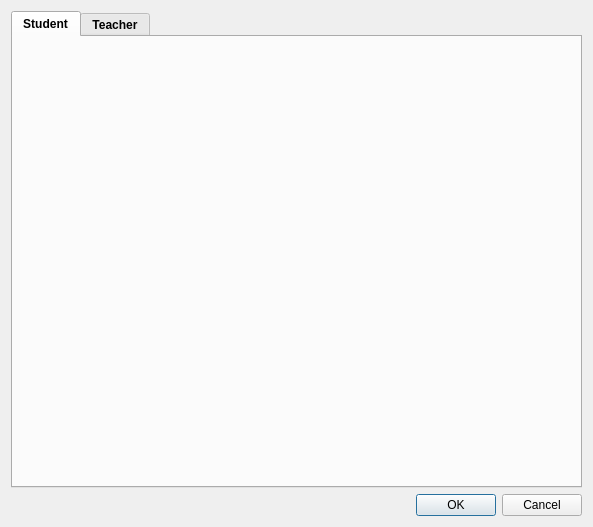
<?xml version="1.0" encoding="UTF-8"?>
<ui version="4.0">
 <class>AccountDialog</class>
 <widget class="QDialog" name="AccountDialog">
  <property name="geometry">
   <rect>
    <x>0</x>
    <y>0</y>
    <width>593</width>
    <height>527</height>
   </rect>
  </property>
  <property name="windowTitle">
   <string>Create an account</string>
  </property>
  <property name="modal">
   <bool>true</bool>
  </property>
  <layout class="QVBoxLayout" name="mainLayout">
   <item>
    <widget class="QTabWidget" name="accountWidget">
     <property name="font">
      <font>
       <bold>true</bold>
      </font>
     </property>
     <property name="tabPosition">
      <enum>QTabWidget::TabPosition::North</enum>
     </property>
     <property name="tabShape">
      <enum>QTabWidget::TabShape::Rounded</enum>
     </property>
     <property name="currentIndex">
      <number>0</number>
     </property>
     <property name="elideMode">
      <enum>Qt::TextElideMode::ElideNone</enum>
     </property>
     <widget class="StudentEdit" name="studentWidget">
      <attribute name="title">
       <string>Student</string>
      </attribute>
     </widget>
     <widget class="TeacherEdit" name="teacherWidget">
      <attribute name="title">
       <string>Teacher</string>
      </attribute>
     </widget>
    </widget>
   </item>
   <item>
    <widget class="QDialogButtonBox" name="controlButtons">
     <property name="orientation">
      <enum>Qt::Orientation::Horizontal</enum>
     </property>
     <property name="standardButtons">
      <set>QDialogButtonBox::StandardButton::Cancel|QDialogButtonBox::StandardButton::Ok</set>
     </property>
    </widget>
   </item>
  </layout>
 </widget>
 <customwidgets>
  <customwidget>
   <class>StudentEdit</class>
   <extends>QWidget</extends>
   <header location="global">include/widgets/editor/studentedit.h</header>
   <container>1</container>
  </customwidget>
  <customwidget>
   <class>TeacherEdit</class>
   <extends>QWidget</extends>
   <header location="global">include/widgets/editor/teacheredit.h</header>
   <container>1</container>
  </customwidget>
 </customwidgets>
 <resources/>
 <connections>
  <connection>
   <sender>controlButtons</sender>
   <signal>accepted()</signal>
   <receiver>AccountDialog</receiver>
   <slot>accept()</slot>
   <hints>
    <hint type="sourcelabel">
     <x>248</x>
     <y>254</y>
    </hint>
    <hint type="destinationlabel">
     <x>157</x>
     <y>274</y>
    </hint>
   </hints>
  </connection>
  <connection>
   <sender>controlButtons</sender>
   <signal>rejected()</signal>
   <receiver>AccountDialog</receiver>
   <slot>reject()</slot>
   <hints>
    <hint type="sourcelabel">
     <x>316</x>
     <y>260</y>
    </hint>
    <hint type="destinationlabel">
     <x>286</x>
     <y>274</y>
    </hint>
   </hints>
  </connection>
 </connections>
</ui>
